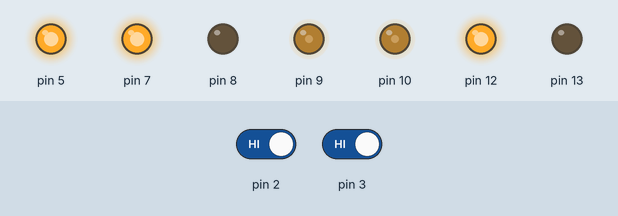
A sketch run on a simulated Arduino Mega 2560, built with avr-gcc and run on an emulated ATmega2560. Parts: output pins drawn as LEDs (lit = HIGH). The inputs (shaded band) are chosen by the test bench; at power-on: pin 2 HIGH, pin 3 HIGH. What the sketch prints to the serial monitor is not drawn.

Above: at 1.25 s.
1.3 s: pin 2 driven LOW
At 2.25 s:
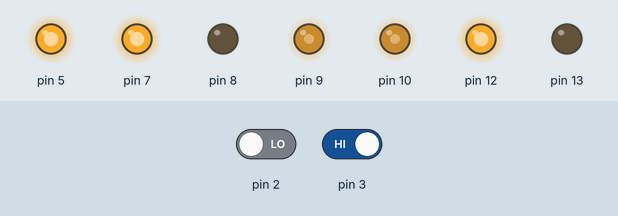
4.3 s: pin 3 driven LOW
At 5.8 s:
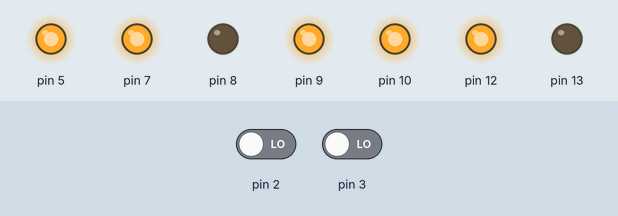
Timing chart, 0 to 7.3 s (numbered marks = the images above; inputs shaded):
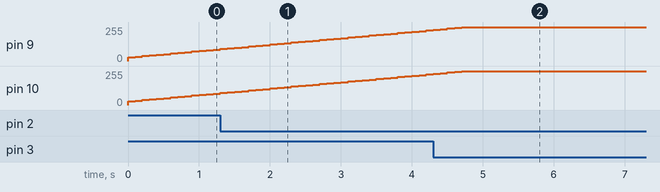

The sketch:

brushless_motor.ino
```cpp
#include <Timer.h>
#include <PID_v1.h>
#include "define.h"

#include <PWM.h>

// Set pin 9's PWM frequency to 3906 Hz (31250/8 = 3906)

// Note that the base frequency for pins 3, 9, 10, and 11 is 31250 Hz

//setPwmFrequency(9, 8);


// Set pin 6's PWM frequency to 62500 Hz (62500/1 = 62500)

// Note that the base frequency for pins 5 and 6 is 62500 Hz

//setPwmFrequency(6, 1);


// Set pin 10's PWM frequency to 31 Hz (31250/1024 = 31)

//setPwmFrequency(10, 1024);


/**

 * Divides a given PWM pin frequency by a divisor.

 *

 * The resulting frequency is equal to the base frequency divided by

 * the given divisor:

 *   - Base frequencies:

 *      o The base frequency for pins 3, 9, 10, and 11 is 31250 Hz.

 *      o The base frequency for pins 5 and 6 is 62500 Hz.

 *   - Divisors:

 *      o The divisors available on pins 5, 6, 9 and 10 are: 1, 8, 64,

 *        256, and 1024.

 *      o The divisors available on pins 3 and 11 are: 1, 8, 32, 64,

 *        128, 256, and 1024.

 *

 * PWM frequencies are tied together in pairs of pins. If one in a

 * pair is changed, the other is also changed to match:

 *   - Pins 5 and 6 are paired on timer0

 *   - Pins 9 and 10 are paired on timer1

 *   - Pins 3 and 11 are paired on timer2

 *

 * Note that this function will have side effects on anything else

 * that uses timers:

 *   - Changes on pins 3, 5, 6, or 11 may cause the delay() and

 *     millis() functions to stop working. Other timing-related

 *     functions may also be affected.

 *   - Changes on pins 9 or 10 will cause the Servo library to function

 *     incorrectly.

 *

 * Thanks to macegr of the Arduino forums for his documentation of the

 * PWM frequency divisors. His post can be viewed at:

 *   http://forum.arduino.cc/index.php?topic=16612#msg121031

 */

void setPwmFrequency(int pin, int divisor) {

  byte mode;

  if(pin == 5 || pin == 6 || pin == 9 || pin == 10) {

    switch(divisor) {

      case 1: mode = 0x01; break;

      case 8: mode = 0x02; break;

      case 64: mode = 0x03; break;

      case 256: mode = 0x04; break;

      case 1024: mode = 0x05; break;

      default: return;

    }

    if(pin == 5 || pin == 6) {

      TCCR0B = TCCR0B & 0b11111000 | mode;

    } else {

      TCCR1B = TCCR1B & 0b11111000 | mode;

    }

  } else if(pin == 3 || pin == 11) {

    switch(divisor) {

      case 1: mode = 0x01; break;

      case 8: mode = 0x02; break;

      case 32: mode = 0x03; break;

      case 64: mode = 0x04; break;

      case 128: mode = 0x05; break;

      case 256: mode = 0x06; break;

      case 1024: mode = 0x07; break;

      default: return;

    }

    TCCR2B = TCCR2B & 0b11111000 | mode;

  }

}


Timer t;

PID left_PID1(&left_Input1, &left_Output1, &left_Setpoint1, Kp, Ki, Kd, DIRECT);
//PID left_PID2(&left_Input2, &left_Output2, &left_Setpoint2, Kp, Ki, Kd, DIRECT);
PID right_PID1(&right_Input1, &right_Output1, &right_Setpoint1, Kp, Ki, Kd, DIRECT);
//PID right_PID2(&right_Input2, &right_Output2, &right_Setpoint2, Kp, Ki, Kd, DIRECT);
//int pwm = 180;
void init_data()
{
    left1_counter = 0;
    left2_counter = 0;
    right1_counter = 0;
    right2_counter = 0;
}

void init_gpio()
{
  pinMode(10,OUTPUT);//PWM速度控制
  pinMode(9,OUTPUT);//速度控制
  pinMode(12,OUTPUT);//正反控制
  pinMode(13,OUTPUT);//正反控制

  pinMode(5,OUTPUT);


  pinMode(7,OUTPUT);
  pinMode(8,OUTPUT);

  digitalWrite(7,HIGH);
  digitalWrite(8,LOW);

}

static int last_left1_is_forward = -1;
static int last_right1_is_forward = -1;
static int last_left2_is_forward = -1;
static int last_right2_is_forward = -1;

float temp_left1_time,temp_left2_time,temp_right1_time,temp_right2_time;
float last_left1_time,last_left2_time,last_right1_time,last_right2_time;
float last_time1;
void counter_timeout()//定时器中断处理函数
{
    float kk = micros()-last_time1;
    last_time1 = micros();
//Serial.println(last_time1);
//return;
    double left1_speed,left2_speed;
    double right1_speed,right2_speed;
    double test,test1;
    //left1_speed
    {
        float aa = last_time1- last_left1_time;
        //int test;
        if(left1_counter == 0 ) test = 0;
        else
            test = (kk+aa) /(temp_left1_time );

        //left1_speed = test*3.14*0.067*(1000.0/time_interval)/(50.0*6.0);//减速比50，转一圈6个脉冲，直径0.067m
        left1_speed = test;//*600/(300);
        if(DEBUG)
        {
          Serial.print("left1_speed:");
          Serial.print(left1_speed);
        }

    }
       //right1_speed
    {
        float aa = last_time1- last_right1_time;
        if(right1_counter == 0 ) test = 0;
        else
            test = (kk+aa) /(temp_right1_time );
        //right1_speed = test*3.14*0.067*(1000.0/time_interval)/(21.3*11.0);//减速比21.3，转一圈11个脉冲，直径0.067m
        right1_speed = test;//*600/(300);

        // Serial.print("right1_speed:");
        //Serial.print(right1_counter);
        //Serial.print("====:");
        //Serial.print(right1_speed);

    }
    if(DEBUG)
    {
      Serial.println();
    }


    report_speed(left1_speed,left1_speed,right1_speed,right1_speed);

    left_Input1 = left1_speed;
    //left_Input2 = left2_speed;
    right_Input1 = right1_speed;
    //right_Input2 = right2_speed;

    init_data();


}


void left1_interrupt()
{
    //Serial.println(left1_counter);
    left1_counter+=1;
    temp_left1_time = micros()-last_left1_time;
    last_left1_time = micros();
}
void right1_interrupt()
{
    //Serial.println("Found Controller, configured successful ");
    right1_counter+=1;
    temp_right1_time = micros()-last_right1_time;
    last_right1_time = micros();
}
int pwm = 280;
void setup() {
  // put your setup code here, to run once:

     //int fff = 2;  // 可以是 1, 2, 3, 4, 5
      //TCCR0B = TCCR0B & 0xF8 | fff;

//setPwmFrequency(11, 8);//3k


      left_Setpoint1 = left_Input1 = 0;
    left_Setpoint2 = left_Input2 = 0;
    right_Setpoint1 = right_Input1 = 0;
    right_Setpoint2 = right_Input2 = 0;
        //turn the PID on
    left_PID1.SetMode(AUTOMATIC);
    //left_PID2.SetMode(AUTOMATIC);
    right_PID1.SetMode(AUTOMATIC);
    //right_PID2.SetMode(AUTOMATIC);


      int tickEvent = t.every(time_interval, counter_timeout);
    Serial.begin(9600);
    while(Serial.read()>= 0){}


InitTimersSafe();
  bool success ;//= SetPinFrequencySafe(10, 10000);
  if(DEBUG)
  {
    if(success)
    {
      Serial.println("AAAAAAAA");
    }
    else
    {
      Serial.println("BBBBBBB");
    }
  }
    init_gpio();
    attachInterrupt( digitalPinToInterrupt(2), left1_interrupt, FALLING);
    attachInterrupt( digitalPinToInterrupt(3), right1_interrupt, FALLING);
    set_speed(1,pwm,1,0,1,pwm,1,0);
    analogWrite(5, 255);//控制L298N输出电压
}

void loop() {
  // put your main code here, to run repeatedly:
t.update();

 if(uart_new_msg)
    {
        message_decoder();
        for (unsigned int i=0;i<RECV_BUFFER_SIZE;i++)
        {
            recv_buffer[i]=0;
        }
    }

    //if(left_Input1-left_Setpoint1 >3 || left_Input1-left_Setpoint1 < -3)
    {
        left_PID1.Compute();
        //left_PID2.Compute();
        right_PID1.Compute();
        //right_PID2.Compute();

           //Serial.println(left_Output1);
           //Serial.print(":");
           //Serial.print(left_Output2);
           //Serial.print(":");
           //Serial.println(right_Output1);


    }
    if(left_Setpoint1 == 0)left_Output1 = 0;
    if(left_Setpoint2 == 0)left_Output2 = 0;
    if(right_Setpoint1 == 0)right_Output1 = 0;
    if(right_Setpoint2 == 0)right_Output2 = 0;
    set_pwm((unsigned char)left_Output1,(unsigned char)left_Output2,(unsigned char)right_Output1,(unsigned char)right_Output2);

//set_pwm(100,100,100,100);
/*
if (Serial.available() > 0) {
  char data = Serial.read();
  Serial.print("===");
  Serial.println(data);
  //if(data == '0') digitalWrite(2,LOW);
  //else if(data == '1')digitalWrite(2,HIGH);
  //else if(data == '3')digitalWrite(5,0);
  if(data == '1') pwm +=1;
  else pwm -=1;
    set_pwm(pwm,100,100,100);
}
*/
}
```

define.h
```cpp
#ifndef __GLOBAL_DEFINE__
#define __GLOBAL_DEFINE__

//mega2560中断引脚:
//  2 3 21  20  19  18 //int0 int1 int2 int3 int4 int5

int left1_counter = 0;//左前测速计数器
int left2_counter = 0;//左后测速计数器

int right1_counter = 0;//右前测速计数器
int right2_counter = 0;//右后测速计数器

//int last_right_counter = 0;//上一次右侧测速计数器
int handle_request = 0;
#define DEBUG false
#define RECV_BUFFER_SIZE	40
#define SEND_MESSAGE_SIZE	30
#define WHEEL_L 0
#define WHEEL_R 1

#define START_MOVE 0x01
#define STOP_MOVE 0x02
#define SET_SPEED 0x03
#define GET_SPEED 0x04
unsigned char recv_buffer[RECV_BUFFER_SIZE];
unsigned char request_buffer[SEND_MESSAGE_SIZE];
unsigned int msg_length=0;
unsigned char msg_id=0;
unsigned char msg_new=0;
unsigned int msg_count=0;
unsigned char ptr=0;
unsigned char check_sum=0;
unsigned char uart_new_msg=0;
int rf_value=0;

#define PS2_DAT       52 // 13  //14
#define PS2_CMD        51 //11  //15
#define PS2_SEL        53 //10  //16
#define PS2_CLK        50 //12  //17
//#define pressures   true
#define pressures   false
//#define rumble      true
#define rumble      false


double time_interval=100;

double left_Setpoint1, left_Input1, left_Output1;
double left_Setpoint2, left_Input2, left_Output2;
double right_Setpoint1, right_Input1, right_Output1;
double right_Setpoint2, right_Input2, right_Output2;
//double Kp=4, Ki=5, Kd=0.1;
//double Kp=2, Ki=5, Kd=1;
double Kp=1, Ki=2, Kd=0.1;//kd不动 kp变大会震荡
#endif
```

message_decoder.ino
```cpp
#include "define.h"
void message_decoder(void)
{
    switch (msg_id)
    {


        //start move
        case 0x01:
            if (msg_length == 1 )
            {
                //Serial.println("START MOVE");
                start_move(WHEEL_L,true);

                start_move(WHEEL_R,true);
                //set_speed(1,128,1,128);
            }
            break;
            //stop move
        case 0x02:
            if(msg_length == 1)
            {
                //Serial.println("STOP MOVE");
                stop_move(WHEEL_L);
                stop_move(WHEEL_R);
            }
            break;
            //set speed
        case 0x03:
           // Serial.println("AAAAAAA");
            set_speed(recv_buffer[0],recv_buffer[1],recv_buffer[2],recv_buffer[3],recv_buffer[4],recv_buffer[5],recv_buffer[6],recv_buffer[7]);

             //while(Serial.read()>= 0){}
             //      Serial.println("SET SPEED");
              //Serial.println(recv_buffer[1]);
              //Serial.println(recv_buffer[3]);

            break;
            //get speed
        case 0x04:
            //Serial.println("GET SPEED");
            break;


    }
    uart_new_msg = 0;
}
```

move_func.ino
```cpp
#include "define.h"
/*
void set_speed( unsigned char left1_is_forward,unsigned char l1_speed,unsigned char left2_is_forward,unsigned char l2_speed,unsigned char right1_is_forward,unsigned char r1_speed,unsigned char right2_is_forward,unsigned char r2_speed)
{
    if(l1_speed < 0 ||l1_speed > 255 || r1_speed < 0 || r1_speed > 255 ) return;
    if(l2_speed < 0 ||l2_speed > 255 || r2_speed < 0 || r2_speed > 255 ) return;
    //init_data();
    if(left1_is_forward == 0)//反转
    {
        if(last_left1_is_forward!=0)
        {
            digitalWrite(24,HIGH);
            digitalWrite(25,LOW);
        }
        last_left1_is_forward = 0;

        analogWrite(5, l1_speed);
    }
    else
    {
        if(last_left1_is_forward!=1)
        {

            digitalWrite(25,HIGH);
            digitalWrite(24,LOW);
        }
        last_left1_is_forward = 1;

        analogWrite(5, l1_speed);
    }
    if(left2_is_forward == 0)//反转
    {
        if(last_left2_is_forward!=0)
        {

            digitalWrite(22,HIGH);
            digitalWrite(23,LOW);

        }
        last_left2_is_forward = 0;

        analogWrite(3, l2_speed);
    }
    else
    {
        if(last_left2_is_forward!=1)
        {

            digitalWrite(23,HIGH);
            digitalWrite(22,LOW);
        }
        last_left2_is_forward = 1;

        analogWrite(3, l2_speed);
    }
    if(right1_is_forward ==0)
    {
        if(last_right1_is_forward!=0)
        {


            digitalWrite(32,HIGH);
            digitalWrite(33,LOW);
        }
        last_right1_is_forward = 0;
        analogWrite(8, r1_speed);
    }
    else
    {
        if(last_right1_is_forward!=1)
        {

            digitalWrite(33,HIGH);
            digitalWrite(32,LOW);
        }
        last_right1_is_forward = 1;
        analogWrite(8, r1_speed);
    }
    if(right2_is_forward ==0)
    {
        if(last_right2_is_forward!=0)
        {
            digitalWrite(30,HIGH);
            digitalWrite(31,LOW);

        }
        last_right2_is_forward = 0;
        analogWrite(9, r2_speed);
    }
    else
    {
        if(last_right2_is_forward!=1)
        {
            digitalWrite(31,HIGH);
            digitalWrite(30,LOW);

        }
        last_right2_is_forward = 1;
        analogWrite(9, r2_speed);
    }

}
*/
void start_move(int wheel,bool is_forward)
{
  return;
    switch(wheel)
    {
        case WHEEL_L:
            if(is_forward)
            {
                digitalWrite(24,HIGH);
                digitalWrite(25,LOW);
            }
            else
            {
                digitalWrite(25,HIGH);
                digitalWrite(24,LOW);

            }
            break;
        case WHEEL_R:
            if(is_forward)
            {
                digitalWrite(22,HIGH);
                digitalWrite(23,LOW);
            }
            else
            {
                digitalWrite(23,HIGH);
                digitalWrite(22,LOW);

            }
            break;
        default:
            break;
    }
}
void stop_move(int wheel)
{
  return;
    switch(wheel)
    {
        case WHEEL_L:
            digitalWrite(24,LOW);
            digitalWrite(25,LOW);
            break;
        case WHEEL_R:
            digitalWrite(22,LOW);
            digitalWrite(23,LOW);
            break;
        default:
            break;
    }

}
void set_speed( unsigned char left1_is_forward,unsigned char l1_speed,unsigned char left2_is_forward,unsigned char l2_speed,unsigned char right1_is_forward,unsigned char r1_speed,unsigned char right2_is_forward,unsigned char r2_speed)
{
    //if(l1_speed < 0 ||l1_speed > 255 || r1_speed < 0 || r1_speed > 255 ) return;
    //if(l2_speed < 0 ||l2_speed > 255 || r2_speed < 0 || r2_speed > 255 ) return;
    //init_data();
    if(left1_is_forward == 0)//反转
    {
        if(last_left1_is_forward!=0)
        {
            digitalWrite(12,LOW);
        }
        last_left1_is_forward = 0;

        //analogWrite(5, l1_speed);
        left_Setpoint1 = l1_speed;
        //if(l1_speed == 0) left_Input1 = 0;
    }
    else
    {
        if(last_left1_is_forward!=1)
        {
            digitalWrite(12,HIGH);
        }
        last_left1_is_forward = 1;

        //analogWrite(5, l1_speed);
        left_Setpoint1 = l1_speed;
    }
    if(left2_is_forward == 0)//反转
    {
        if(last_left2_is_forward!=0)
        {

            //digitalWrite(22,HIGH);
            //digitalWrite(23,LOW);

        }
        last_left2_is_forward = 0;

        //analogWrite(3, l2_speed);
        left_Setpoint2 = l2_speed;

    }
    else
    {
        if(last_left2_is_forward!=1)
        {

           // digitalWrite(23,HIGH);
           // digitalWrite(22,LOW);
        }
        last_left2_is_forward = 1;

        //analogWrite(3, l2_speed);
        left_Setpoint2 = l2_speed;
    }
    if(right1_is_forward ==0)
    {
        if(last_right1_is_forward!=0)
        {


            digitalWrite(13,HIGH);
        }
        last_right1_is_forward = 0;
        //analogWrite(8, r1_speed);
        right_Setpoint1 = r1_speed;
    }
    else
    {
        if(last_right1_is_forward!=1)
        {

            //digitalWrite(33,HIGH);
            digitalWrite(13,LOW);
        }
        last_right1_is_forward = 1;
        //analogWrite(8, r1_speed);
        right_Setpoint1 = r1_speed;
    }
    if(right2_is_forward ==0)
    {
        if(last_right2_is_forward!=0)
        {
            //digitalWrite(30,HIGH);
            //digitalWrite(31,LOW);

        }
        last_right2_is_forward = 0;
        //analogWrite(9, r2_speed);
        right_Setpoint2 = r2_speed;
    }
    else
    {
        if(last_right2_is_forward!=1)
        {
            //digitalWrite(31,HIGH);
            //digitalWrite(30,LOW);

        }
        last_right2_is_forward = 1;
        //analogWrite(9, r2_speed);
        right_Setpoint2 = r2_speed;
    }

}
void set_pwm( unsigned char l1_speed,unsigned char l2_speed,unsigned char r1_speed,unsigned char r2_speed)
{
 //
    if(l1_speed < 0 ||l1_speed > 255 || r1_speed < 0 || r1_speed > 255 ) return;
    //if(l2_speed < 0 ||l2_speed > 255 || r2_speed < 0 || r2_speed > 255 ) return;
    //if(l1_speed!=0)
    //  Serial.println(l1_speed);
    //analogWrite(11, l1_speed);
    pwmWrite(10,l1_speed);
    //analogWrite(3, l2_speed);
    pwmWrite(9, r1_speed);
    //analogWrite(9, r2_speed);
    //Serial.println(l1_speed);


}
```

rf_func.ino
```cpp
#include <SPI.h>
#include <Mirf.h>
#include <nRF24L01.h>
#include <MirfHardwareSpiDriver.h>
#include "define.h"
void init_rf_receiver()
{
    //Serial.begin(9600);
    Mirf.spi = &MirfHardwareSpi;
    Mirf.cePin = 48;
    Mirf.csnPin = 53;
    Mirf.init();

    Mirf.setRADDR((byte *)"FGHIJ"); //设置自己的地址（接收端地址），使用5个字符
    Mirf.payload = sizeof(rf_value);
    Mirf.channel = 90;   //设置使用的信道
    Mirf.config();
    //Serial.println("Listening...");  //开始监听接收到的数据
}


void process_rf_command(int value)
{
    if(value == 0)
    {
        set_speed(1,0,1,0,1,0,1,0);
    }
    else if(value == 1)// 前进
    {
        //set_speed(1,70,1,64);
        set_speed(1,100,1,100,1,100,1,100);
    }
    else if(value == 2)//back
    {
        set_speed(0,100,0,100,0,100,0,100);
    }
    else if(value == 3)//left
    {
        //set_speed(1,155,1,155,0,155,0,155);
        set_speed(1,0,1,0,1,150,1,150);
    }
    else if(value == 4)//right
    {
        //set_speed(0,155,0,155,1,155,1,155);
        set_speed(1,180,1,180,1,0,1,0);
    }

    else if(value == 5) //left straight
    {
        set_speed(0,80,1,80,1,80,0,80);
    }
    else if(value == 6) //right straight
    {
        set_speed(1,80,0,80,0,80,1,80);
    }
}
```

Source omitted: serial_func.ino (3512 bytes)
